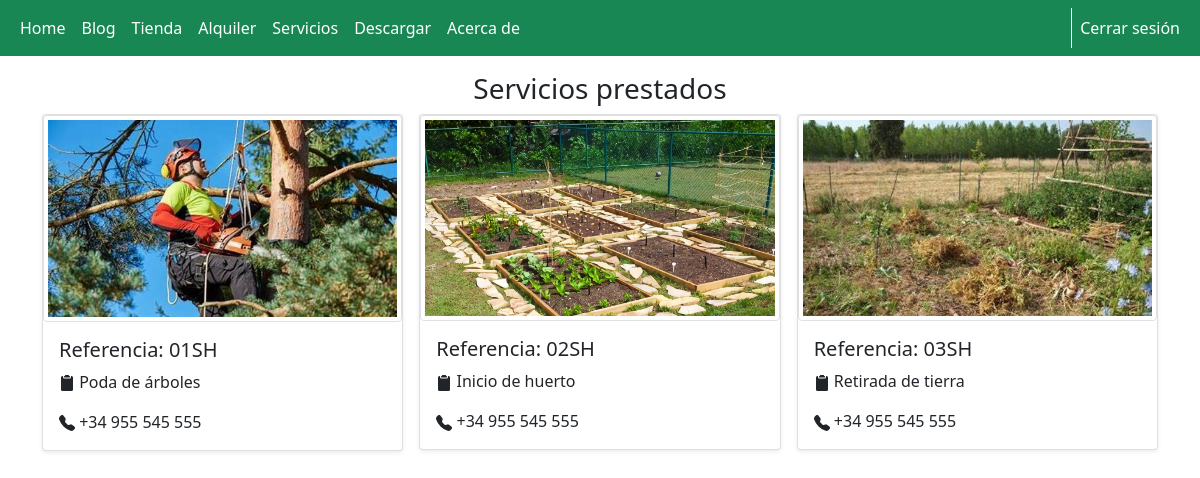
/servicios.php (signed in), run on the app's committed database.
### tables this page shows
CREATE TABLE `servicios` (
  `id` int(11) NOT NULL,
  `referencia` varchar(25) NOT NULL,
  `servicio` varchar(50) NOT NULL,
  `imagen` varchar(50) NOT NULL,
  `activa` int(1) NOT NULL
);

### config/conexion.php (called while the page is built, shortened)
<?php
Class Conexion extends Database {
    public function __construct() {
        $this->datos = "mysql:host=127.0.0.1;dbname=$this->dbname";
    }
    public function conexion() {
        try {
            $conn = new PDO($this->datos, $this->username, $this->password);
        } catch (PDOException $pe) {
            die("No se ha podido conectar con $this->dbname :" . $pe->getMessage());
        }
        return $conn;
    }
}

### config/funcionesServicios.php (called while the page is built, shortened)
<?php
require_once(__DIR__.'\conexion.php');
class FuncionesServicios{
    private $conexion;
    public function  __construct(){
        $bd = new Conexion;
        $this->conexion = $bd->conexion();
    }
    public function consultarServicios(){
        $sql = "SELECT * FROM `servicios` WHERE `activa` = 1 ORDER BY referencia;";
        $query = $this->conexion -> prepare($sql);
        $query -> execute();
        $results = $query -> fetchAll(PDO::FETCH_OBJ);
        return $results;
    }
}

### servicios.php (the view, shortened to what this page needs)
<?php
include('template/header.php');
if (isset($_SESSION['usuario']) && ($_SESSION['rol'] == '2' || $_SESSION['rol'] == '1')) {
    include 'config/funcionesServicios.php';
    $datos = new FuncionesServicios;
    $servicios = $datos->consultarServicios();
?>
    <h3 class="text-center pt-3">Servicios prestados</h3>
    <div class="container">
        <div class="row row-cols-1 row-cols-sm-2 row-cols-md-3 g-3">
            <?php foreach ($servicios as $servicio) { ?>
                <div class="col">
                    <div class="card shadow-sm">
                        <?php
                        $imagen = "img/servicios/" . $servicio->imagen;
                        ?>
                        <img class="img-thumbnail img-fluid" src="<?php echo $imagen; ?>">
                        <div class="card-body">
                            <h5 class="card-title">Referencia: <?php echo strtoupper($servicio->referencia); ?></h5>
                            <p class="card-text"> <?php echo $servicio->servicio; ?></a></p>
                            <p class="card-text"> +34 955 545 555</p>
                        </div>
                    </div>
                </div>
            <?php } ?>
        </div>
    </div>
<?php
}
?>

### data on the page
servicios: imagen (picture), referencia "01SH", servicio "Poda de árboles"
servicios: imagen (picture), referencia "02SH", servicio "Inicio de huerto"
servicios: imagen (picture), referencia "03SH", servicio "Retirada de tierra"
